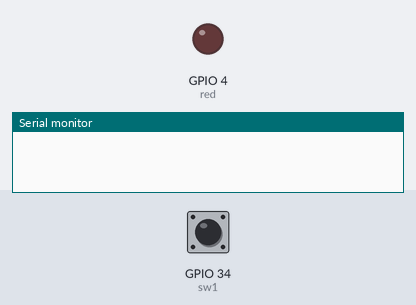
Recording of a program running on a simulated ESP32. Parts: output pins drawn as LEDs (lit = HIGH), the last lines printed to the serial monitor. The inputs (shaded band) are chosen by the test bench; at power-on: GPIO 34 (sw1) HIGH.

Above: at 1.2 s.
1.3 s: GPIO 34 (sw1) pulled LOW for 0.15 s
2.9 s: GPIO 34 (sw1) pulled LOW for 1 s
At 4.0 s:
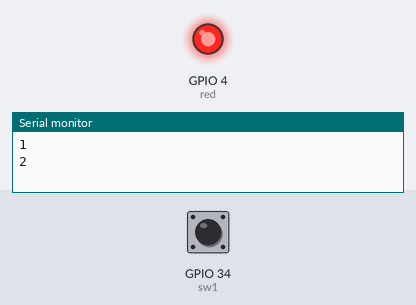
Timing chart, 0 to 5.9 s (numbered marks = the images above; inputs shaded):
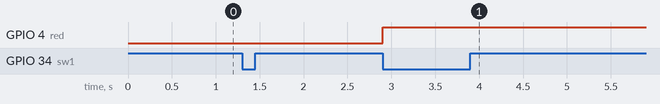

The program:

main.cpp
```cpp
#include <Arduino.h>
#define red 4
#define sw1 34
int s1;
int cu;
int pre = 0;
int ctr = 0;
void setup()
{
  pinMode(sw1, INPUT);
  pinMode(red, OUTPUT);
  Serial.begin(9600);
  // digitalWrite(red,LOW);
  //  put your setup code here, to run once:
}

void loop()
{
  s1 = digitalRead(sw1);

  if (s1 == 0)
  {
    cu = millis();
  }
  s1 = digitalRead(sw1);
  if (cu - pre >= 500)
  {
    ctr = ctr + 1;
    Serial.println(ctr);
  }
  if (ctr % 2 == 0)
  {
    digitalWrite(red, HIGH);
    // delay(500);
  }
  if (ctr % 4 == 0)
  {
    digitalWrite(red, LOW);
    // delay(500);
  }
  pre = cu;
  // put your main code here, to run repeatedly:
}
```

Measured:
- after the input at 2.9 s, GPIO 4 (red): LOW → HIGH at once
